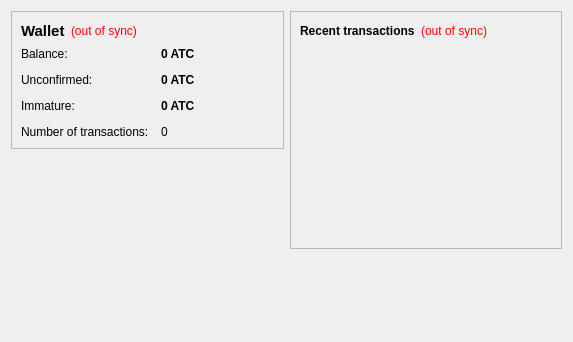
<?xml version="1.0" encoding="UTF-8"?>
<ui version="4.0">
 <class>OverviewPage</class>
 <widget class="QWidget" name="OverviewPage">
  <property name="geometry">
   <rect>
    <x>0</x>
    <y>0</y>
    <width>573</width>
    <height>342</height>
   </rect>
  </property>
  <property name="windowTitle">
   <string>Form</string>
  </property>
  <layout class="QHBoxLayout" name="horizontalLayout" stretch="1,1">
   <item>
    <layout class="QVBoxLayout" name="verticalLayout_2">
     <item>
      <widget class="QFrame" name="frame">
       <property name="frameShape">
        <enum>QFrame::StyledPanel</enum>
       </property>
       <property name="frameShadow">
        <enum>QFrame::Raised</enum>
       </property>
       <layout class="QVBoxLayout" name="verticalLayout_4">
        <item>
         <layout class="QHBoxLayout" name="horizontalLayout_4">
          <item>
           <widget class="QLabel" name="label_5">
            <property name="font">
             <font>
              <pointsize>11</pointsize>
              <weight>75</weight>
              <bold>true</bold>
             </font>
            </property>
            <property name="text">
             <string>Wallet</string>
            </property>
           </widget>
          </item>
          <item>
           <widget class="QLabel" name="labelWalletStatus">
            <property name="toolTip">
             <string>The displayed information may be out of date. Your wallet automatically synchronizes with the Atcoin network after a connection is established, but this process has not completed yet.</string>
            </property>
            <property name="styleSheet">
             <string notr="true">QLabel { color: red; }</string>
            </property>
            <property name="text">
             <string notr="true">(out of sync)</string>
            </property>
            <property name="alignment">
             <set>Qt::AlignLeading|Qt::AlignLeft|Qt::AlignVCenter</set>
            </property>
           </widget>
          </item>
          <item>
           <spacer name="horizontalSpacer_2">
            <property name="orientation">
             <enum>Qt::Horizontal</enum>
            </property>
            <property name="sizeHint" stdset="0">
             <size>
              <width>40</width>
              <height>20</height>
             </size>
            </property>
           </spacer>
          </item>
         </layout>
        </item>
        <item>
         <layout class="QFormLayout" name="formLayout_2">
          <property name="fieldGrowthPolicy">
           <enum>QFormLayout::AllNonFixedFieldsGrow</enum>
          </property>
          <property name="horizontalSpacing">
           <number>12</number>
          </property>
          <property name="verticalSpacing">
           <number>12</number>
          </property>
          <item row="0" column="0">
           <widget class="QLabel" name="label">
            <property name="text">
             <string>Balance:</string>
            </property>
           </widget>
          </item>
          <item row="0" column="1">
           <widget class="QLabel" name="labelBalance">
            <property name="font">
             <font>
              <weight>75</weight>
              <bold>true</bold>
             </font>
            </property>
            <property name="cursor">
             <cursorShape>IBeamCursor</cursorShape>
            </property>
            <property name="toolTip">
             <string>Your current balance</string>
            </property>
            <property name="text">
             <string notr="true">0 ATC</string>
            </property>
            <property name="textInteractionFlags">
             <set>Qt::LinksAccessibleByMouse|Qt::TextSelectableByKeyboard|Qt::TextSelectableByMouse</set>
            </property>
           </widget>
          </item>
          <item row="1" column="0">
           <widget class="QLabel" name="label_3">
            <property name="text">
             <string>Unconfirmed:</string>
            </property>
           </widget>
          </item>
          <item row="1" column="1">
           <widget class="QLabel" name="labelUnconfirmed">
            <property name="font">
             <font>
              <weight>75</weight>
              <bold>true</bold>
             </font>
            </property>
            <property name="cursor">
             <cursorShape>IBeamCursor</cursorShape>
            </property>
            <property name="toolTip">
             <string>Total of transactions that have yet to be confirmed, and do not yet count toward the current balance</string>
            </property>
            <property name="text">
             <string notr="true">0 ATC</string>
            </property>
            <property name="textInteractionFlags">
             <set>Qt::LinksAccessibleByMouse|Qt::TextSelectableByKeyboard|Qt::TextSelectableByMouse</set>
            </property>
           </widget>
          </item>
          <item row="3" column="0">
           <widget class="QLabel" name="label_2">
            <property name="text">
             <string>Number of transactions:</string>
            </property>
           </widget>
          </item>
          <item row="3" column="1">
           <widget class="QLabel" name="labelNumTransactions">
            <property name="toolTip">
             <string>Total number of transactions in wallet</string>
            </property>
            <property name="text">
             <string notr="true">0</string>
            </property>
           </widget>
          </item>
          <item row="2" column="0">
           <widget class="QLabel" name="labelImmatureText">
            <property name="text">
             <string>Immature:</string>
            </property>
           </widget>
          </item>
          <item row="2" column="1">
           <widget class="QLabel" name="labelImmature">
            <property name="font">
             <font>
              <weight>75</weight>
              <bold>true</bold>
             </font>
            </property>
            <property name="toolTip">
             <string>Mined balance that has not yet matured</string>
            </property>
            <property name="text">
             <string notr="true">0 ATC</string>
            </property>
            <property name="textInteractionFlags">
             <set>Qt::LinksAccessibleByMouse|Qt::TextSelectableByKeyboard|Qt::TextSelectableByMouse</set>
            </property>
           </widget>
          </item>
         </layout>
        </item>
       </layout>
      </widget>
     </item>
     <item>
      <spacer name="verticalSpacer">
       <property name="orientation">
        <enum>Qt::Vertical</enum>
       </property>
       <property name="sizeHint" stdset="0">
        <size>
         <width>20</width>
         <height>40</height>
        </size>
       </property>
      </spacer>
     </item>
    </layout>
   </item>
   <item>
    <layout class="QVBoxLayout" name="verticalLayout_3">
     <item>
      <widget class="QFrame" name="frame_2">
       <property name="frameShape">
        <enum>QFrame::StyledPanel</enum>
       </property>
       <property name="frameShadow">
        <enum>QFrame::Raised</enum>
       </property>
       <layout class="QVBoxLayout" name="verticalLayout">
        <item>
         <layout class="QHBoxLayout" name="horizontalLayout_2">
          <item>
           <widget class="QLabel" name="label_4">
            <property name="text">
             <string>&lt;b&gt;Recent transactions&lt;/b&gt;</string>
            </property>
           </widget>
          </item>
          <item>
           <widget class="QLabel" name="labelTransactionsStatus">
            <property name="toolTip">
             <string>The displayed information may be out of date. Your wallet automatically synchronizes with the Atcoin network after a connection is established, but this process has not completed yet.</string>
            </property>
            <property name="styleSheet">
             <string notr="true">QLabel { color: red; }</string>
            </property>
            <property name="text">
             <string notr="true">(out of sync)</string>
            </property>
            <property name="alignment">
             <set>Qt::AlignRight|Qt::AlignTrailing|Qt::AlignVCenter</set>
            </property>
           </widget>
          </item>
          <item>
           <spacer name="horizontalSpacer">
            <property name="orientation">
             <enum>Qt::Horizontal</enum>
            </property>
            <property name="sizeHint" stdset="0">
             <size>
              <width>40</width>
              <height>20</height>
             </size>
            </property>
           </spacer>
          </item>
         </layout>
        </item>
        <item>
         <widget class="QListView" name="listTransactions">
          <property name="styleSheet">
           <string notr="true">QListView { background: transparent; }</string>
          </property>
          <property name="frameShape">
           <enum>QFrame::NoFrame</enum>
          </property>
          <property name="verticalScrollBarPolicy">
           <enum>Qt::ScrollBarAlwaysOff</enum>
          </property>
          <property name="horizontalScrollBarPolicy">
           <enum>Qt::ScrollBarAlwaysOff</enum>
          </property>
          <property name="selectionMode">
           <enum>QAbstractItemView::NoSelection</enum>
          </property>
         </widget>
        </item>
       </layout>
      </widget>
     </item>
     <item>
      <spacer name="verticalSpacer_2">
       <property name="orientation">
        <enum>Qt::Vertical</enum>
       </property>
       <property name="sizeHint" stdset="0">
        <size>
         <width>20</width>
         <height>40</height>
        </size>
       </property>
      </spacer>
     </item>
    </layout>
   </item>
  </layout>
 </widget>
 <resources/>
 <connections/>
</ui>
